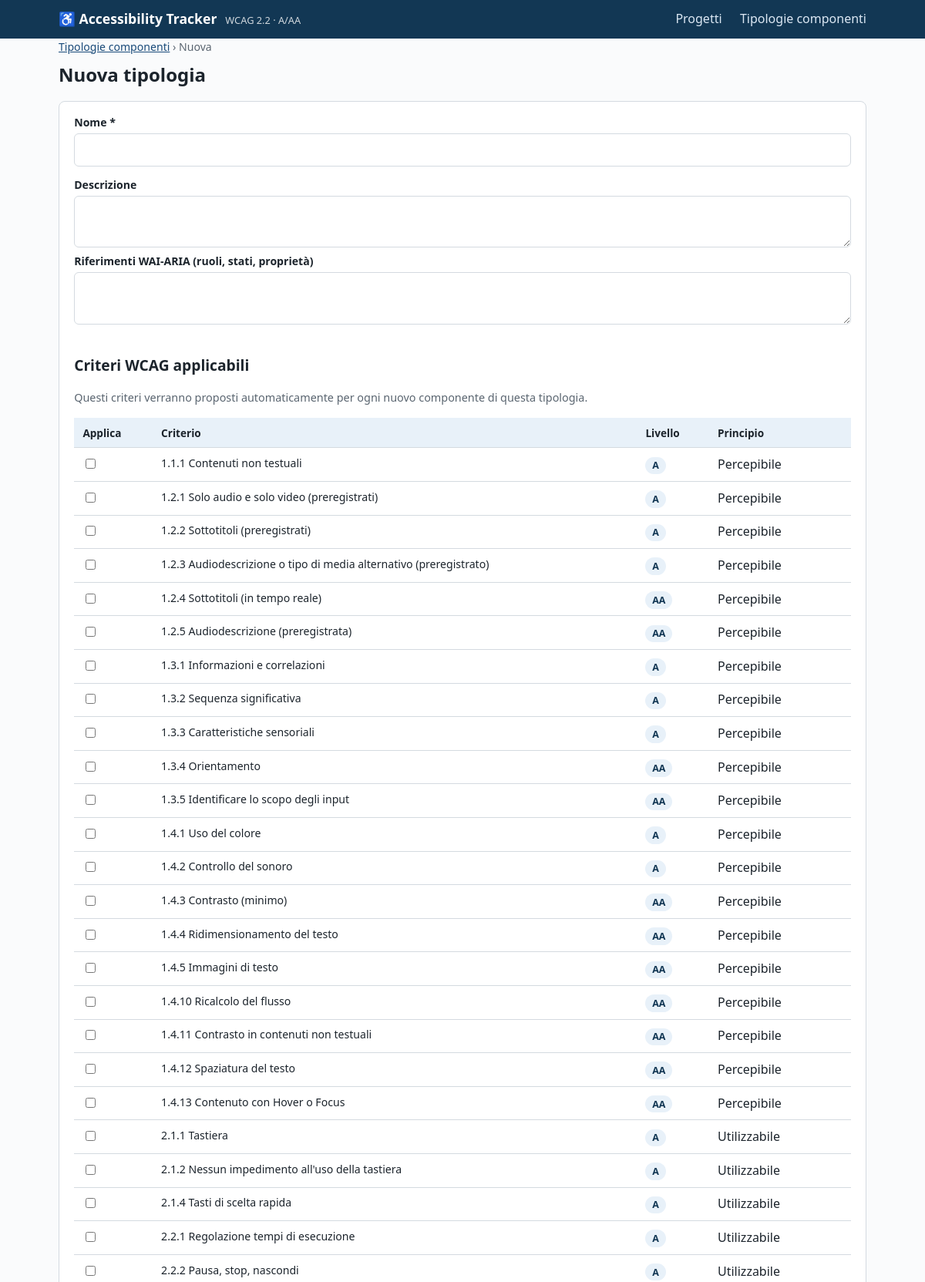
Page /tipologie/nuova (upper part) on the committed database.
### tables this page shows
CREATE TABLE criteria (
    id INTEGER PRIMARY KEY AUTOINCREMENT,
    code TEXT UNIQUE NOT NULL,
    title TEXT NOT NULL,
    level TEXT NOT NULL,
    principle TEXT NOT NULL,
    anchor TEXT DEFAULT ''
);

### app.py (the view, shortened to what this page needs)
@app.route("/tipologie/nuova", methods=["GET", "POST"])
@app.route("/tipologie/<int:type_id>", methods=["GET", "POST"])
def type_form(type_id=None):
    db = get_db()
    ctype = db.execute("SELECT * FROM component_types WHERE id = ?", (type_id,)).fetchone() if type_id else None
    selected = {r["criterion_id"] for r in db.execute(
        "SELECT criterion_id FROM component_type_criteria WHERE component_type_id = ?",
        (type_id,)).fetchall()} if type_id else set()
    criteria = db.execute("SELECT * FROM criteria ORDER BY id").fetchall()
    db.close()
    return render_template("tipologia_form.html", ctype=ctype, criteria=criteria, selected=selected)

### app.py (called while the page is built)
@app.context_processor
def inject_globals():
    return {"STATUS_LABELS": STATUS_LABELS, "WORK_LABELS": WORK_LABELS,
            "PROJECT_STATUSES": PROJECT_STATUSES, "WCAG_BASE_URL": WCAG_BASE_URL}

### database.py (called while the page is built)
def get_db():
    conn = sqlite3.connect(DB_PATH)
    conn.row_factory = sqlite3.Row
    conn.execute("PRAGMA foreign_keys = ON")
    return conn

### templates/tipologia_form.html (shortened to what this page needs)
{% extends "base.html" %}
{% block content %}
<p class="breadcrumb"><a href="{{ url_for('types_list') }}">Tipologie componenti</a> › {{ ctype.name if ctype else 'Nuova' }}</p>
<h1>{{ 'Modifica tipologia' if ctype else 'Nuova tipologia' }}</h1>
<form method="post" class="card">
  <div class="form-row">
    <div>
      <label for="t-name">Nome *</label>
      <input type="text" id="t-name" name="name" required value="{{ ctype.name if ctype else '' }}">
    </div>
  </div>
  <label for="t-desc">Descrizione</label>
  <textarea id="t-desc" name="description">{{ ctype.description if ctype else '' }}</textarea>
  <label for="t-aria">Riferimenti WAI-ARIA (ruoli, stati, proprietà)</label>
  <textarea id="t-aria" name="aria_notes">{{ ctype.aria_notes if ctype else '' }}</textarea>
  <h2>Criteri WCAG applicabili</h2>
  <p class="report-meta">Questi criteri verranno proposti automaticamente per ogni nuovo componente di questa tipologia.</p>
  <table>
    <thead><tr><th scope="col">Applica</th><th scope="col">Criterio</th><th scope="col">Livello</th><th scope="col">Principio</th></tr></thead>
    <tbody>
      {% for c in criteria %}
      <tr>
        <td><input type="checkbox" id="crit-{{ c.id }}" name="criteria" value="{{ c.id }}"
                   {% if c.id in selected %}checked{% endif %}></td>
        <td><label for="crit-{{ c.id }}" style="font-weight:400">{{ c.code }} {{ c.title }}</label></td>
        <td><span class="badge b-level">{{ c.level }}</span></td>
        <td>{{ c.principle }}</td>
      </tr>
      {% endfor %}
    </tbody>
  </table>
</form>
{% endblock %}

### static/style.css (style rules this page uses)
:root { --blu: #1a4b7a; --blu-scuro: #123754; --azzurro: #e8f1f9; --verde: #1e7e34; --verde-bg: #e6f4ea; --rosso: #b02a37; --rosso-bg: #fdeaea; --giallo: #8a6d00; --giallo-bg: #fff8e1; --grigio: #5a6570; --grigio-bg: #f0f2f4; --bordo: #d4dae0; --testo: #1c242c; --bg: #fafbfc; }
* { box-sizing: border-box; }
body { margin: 0; font-family: system-ui, -apple-system, "Segoe UI", sans-serif; color: var(--testo); background: var(--bg); line-height: 1.55; }
a { color: var(--blu); }
h1 { font-size: 1.5rem; margin: .4rem 0 1rem; }
h2 { font-size: 1.2rem; margin-top: 2rem; }
.breadcrumb { font-size: .88rem; color: var(--grigio); margin: 0; }
.breadcrumb a { color: var(--blu); }
.card { background: #fff; border: 1px solid var(--bordo); border-radius: 8px; padding: 1rem 1.2rem; margin: 1rem 0; }
table { width: 100%; border-collapse: collapse; background: #fff; }
th, td { text-align: left; padding: .55rem .7rem; border-bottom: 1px solid var(--bordo); vertical-align: top; }
th { background: var(--azzurro); font-size: .85rem; }
.badge { display: inline-block; padding: .1rem .55rem; border-radius: 999px; font-size: .78rem; font-weight: 600; white-space: nowrap; }
.b-level { background: var(--azzurro); color: var(--blu-scuro); }
label { display: block; font-weight: 600; font-size: .88rem; margin-bottom: .2rem; }
input[type=text], input[type=url], select, textarea { width: 100%; padding: .5rem .6rem; border: 1px solid var(--bordo); border-radius: 6px; font: inherit; background: #fff; }
textarea { min-height: 4rem; }
.form-row { display: flex; flex-wrap: wrap; gap: 1rem; margin-bottom: .8rem; }
.form-row > div { flex: 1 1 200px; }
.report-meta { color: var(--grigio); font-size: .9rem; }

### rows in the picture
criteria: code "1.1.1", title "Contenuti non testuali", level "A", principle "Percepibile"
criteria: code "1.2.1", title "Solo audio e solo video (preregistrati)", level "A", principle "Percepibile"
criteria: code "1.2.2", title "Sottotitoli (preregistrati)", level "A", principle "Percepibile"
criteria: code "1.2.3", title "Audiodescrizione o tipo di media alternativo (preregistrato)", level "A", principle "Percepibile"
criteria: code "1.2.4", title "Sottotitoli (in tempo reale)", level "AA", principle "Percepibile"
criteria: code "1.2.5", title "Audiodescrizione (preregistrata)", level "AA", principle "Percepibile"
criteria: code "1.3.1", title "Informazioni e correlazioni", level "A", principle "Percepibile"
criteria: code "1.3.2", title "Sequenza significativa", level "A", principle "Percepibile"
criteria: code "1.3.3", title "Caratteristiche sensoriali", level "A", principle "Percepibile"
criteria: code "1.3.4", title "Orientamento", level "AA", principle "Percepibile"
criteria: code "1.3.5", title "Identificare lo scopo degli input", level "AA", principle "Percepibile"
criteria: code "1.4.1", title "Uso del colore", level "A", principle "Percepibile"
criteria: code "1.4.2", title "Controllo del sonoro", level "A", principle "Percepibile"
criteria: code "1.4.3", title "Contrasto (minimo)", level "AA", principle "Percepibile"
criteria: code "1.4.4", title "Ridimensionamento del testo", level "AA", principle "Percepibile"
criteria: code "1.4.5", title "Immagini di testo", level "AA", principle "Percepibile"
criteria: code "1.4.10", title "Ricalcolo del flusso", level "AA", principle "Percepibile"
criteria: code "1.4.11", title "Contrasto in contenuti non testuali", level "AA", principle "Percepibile"
criteria: code "1.4.12", title "Spaziatura del testo", level "AA", principle "Percepibile"
criteria: code "1.4.13", title "Contenuto con Hover o Focus", level "AA", principle "Percepibile"
criteria: code "2.1.1", title "Tastiera", level "A", principle "Utilizzabile"
criteria: code "2.1.2", title "Nessun impedimento all'uso della tastiera", level "A", principle "Utilizzabile"
criteria: code "2.1.4", title "Tasti di scelta rapida", level "A", principle "Utilizzabile"
criteria: code "2.2.1", title "Regolazione tempi di esecuzione", level "A", principle "Utilizzabile"
criteria: code "2.2.2", title "Pausa, stop, nascondi", level "A", principle "Utilizzabile"

### other values in the picture
{{ ctype.name if ctype else 'Nuova' }} "Nuova"
{{ 'Modifica tipologia' if ctype else 'Nuova tipologia' }} "Nuova tipologia"
